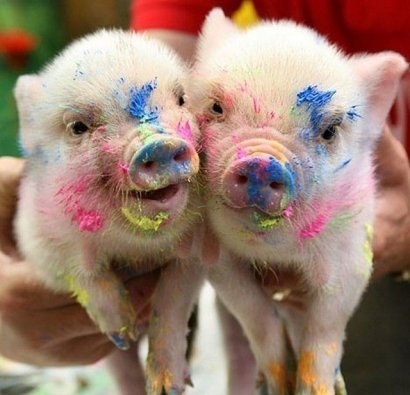
#> input picture LAB3/imgs-P3/1330546519_1-2.jpg, 410 x 395 px; its folder holds only this picture in this run
$ python LAB3-MyMask.py
#> lines starting #> are read from the running program, lines starting #| are printed output that depends on the picture
import numpy as np
import matplotlib.pyplot as plt
from scipy.signal import convolve2d
from scipy.ndimage import gaussian_filter
import os
from PIL import Image

def my_mask(n):
    matrix = np.zeros((n + 1, n + 1))
    matrix[np.triu_indices_from(matrix, k=1)] = -1
    matrix[np.tril_indices_from(matrix, k=-1)] = 1
    return matrix

def my_filter(im, n):
    mask = my_mask(n)
    fimage = np.fft.fft2(im, s=im.shape)
    fmask = np.fft.fft2(mask, s=im.shape)
    fconvolution = fimage * fmask
    return np.fft.ifft2(fconvolution).real

def load_and_resize_images_from_folder(folder, target_size=(1024, 1024)):
#> called with folder = './imgs-P3/', target_size = (1024, 1024)
    images = []
    for filename in os.listdir(folder):
        if filename.lower().endswith(('.jpg', '.png', '.jpeg')):
            img_path = os.path.join(folder, filename)
            with Image.open(img_path) as img:
#> img is the input picture: PIL image 410x395 RGB; mean R, G, B 153.3, 126.3, 111.5
                img_resized = img.resize(target_size)
                images.append(np.array(img_resized.convert('L')))
    return images

def display_images(original, filtered, title):
    plt.figure(figsize=(12, 6))
    plt.subplot(1, 2, 1)
    plt.imshow(original, cmap='gray')
    plt.title('Original Image')
    plt.axis('off')

    plt.subplot(1, 2, 2)
    plt.imshow(filtered, cmap='gray')
    plt.title('Filtered Image')
    plt.axis('off')

    plt.suptitle(title)
    plt.show()

folder_path = './imgs-P3/'

loaded_images = load_and_resize_images_from_folder(folder_path)
#> loaded_images = 1 item

# Apply my_filter on all loaded images with a mask of size 4 and display them
if loaded_images:
    n = 4
    for i, original_image in enumerate(loaded_images):
        filtered_image = my_filter(original_image, n)
        display_images(original_image, filtered_image, f"Image {i+1}")
#> this loop made 1 pass
#> pass 1, `filtered_image = my_filter(original_image, n)`:
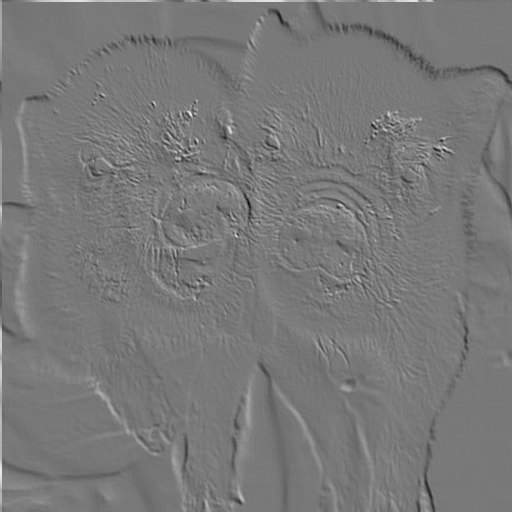
#> filtered_image: shape (1024, 1024) float64 (shown at 1/2 size); min -1065, max 1181, mean 0; drawn with min black and max white
#> pass 1, in display_images, `plt.show()`:
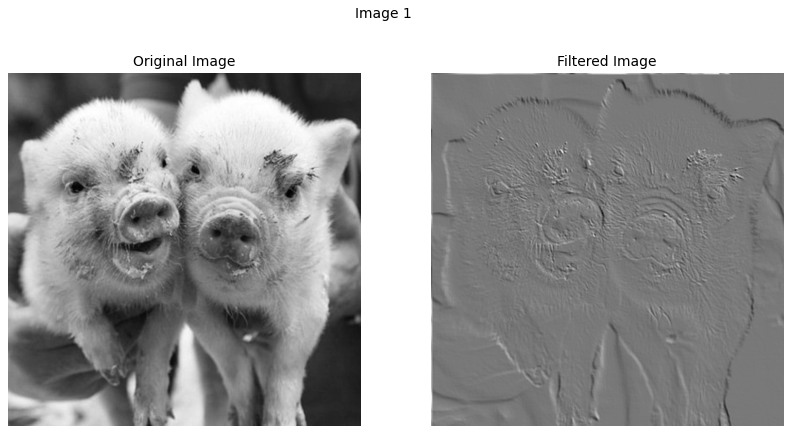
#> figure drawn by matplotlib, 2 panels
else:
    print("No images found in the specified directory.")

$ run again, on LAB3/imgs-P3/1331031843_fun-1.jpg
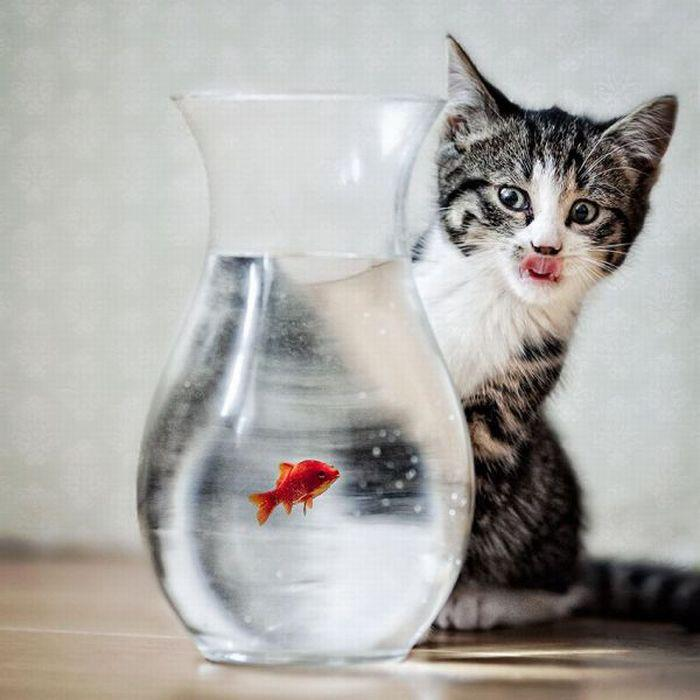
#> input picture LAB3/imgs-P3/1331031843_fun-1.jpg, 700 x 700 px
#> in load_and_resize_images_from_folder, img is the input picture: PIL image 700x700 RGB; mean R, G, B 172.7, 171, 167.6
#> loaded_images = 1 item
#> the loop `for i, original_image in enumerate(loaded_images):` made 1 pass
#> pass 1, `filtered_image = my_filter(original_image, n)`:
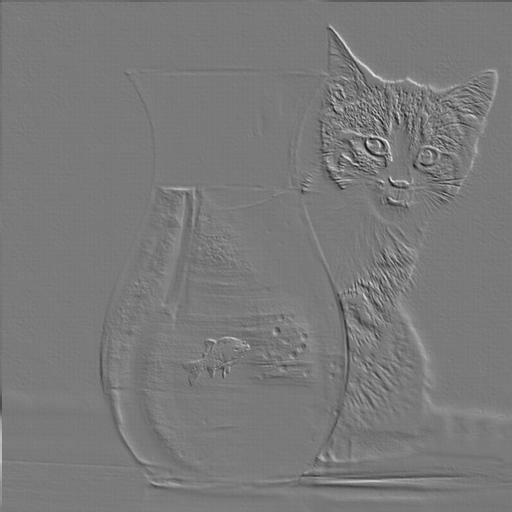
#> filtered_image: shape (1024, 1024) float64 (shown at 1/2 size); min -1357, max 1478, mean 0; drawn with min black and max white
#> pass 1, in display_images, `plt.show()`:
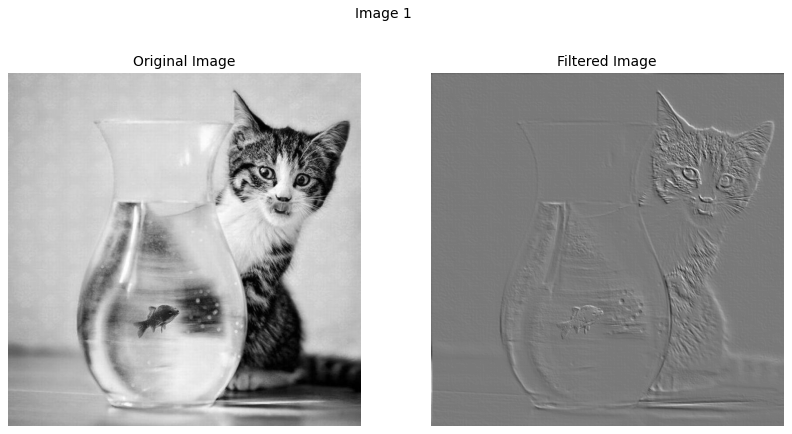
#> figure drawn by matplotlib, 2 panels
